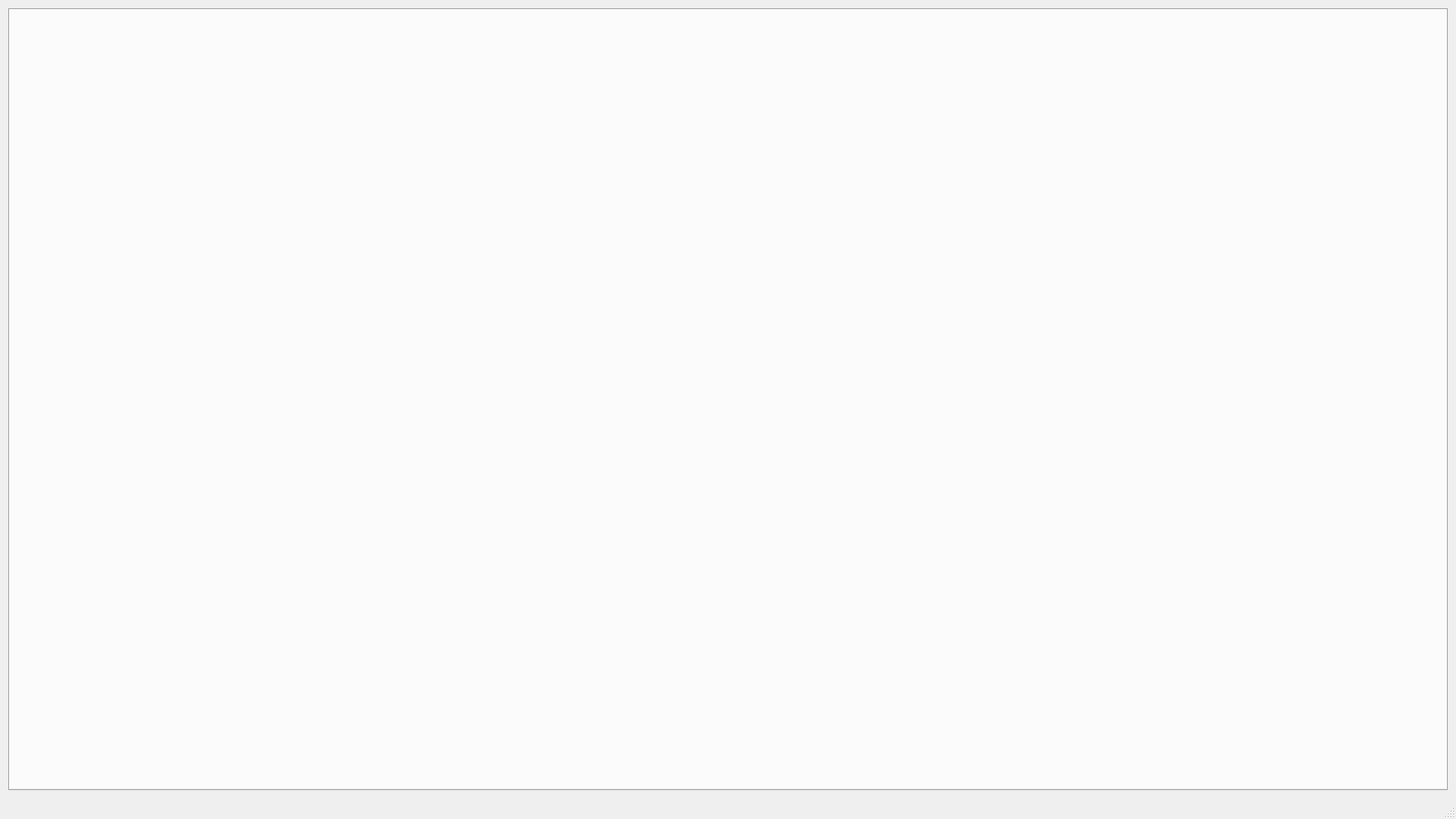
<?xml version="1.0" encoding="UTF-8"?>
<ui version="4.0">
 <class>MainWindow</class>
 <widget class="QMainWindow" name="MainWindow">
  <property name="geometry">
   <rect>
    <x>0</x>
    <y>0</y>
    <width>1600</width>
    <height>900</height>
   </rect>
  </property>
  <property name="windowTitle">
   <string>Ptz_Control_20240918_V1B3</string>
  </property>
  <widget class="QWidget" name="centralwidget">
   <layout class="QVBoxLayout" name="verticalLayout">
    <item>
     <widget class="QTabWidget" name="Two_d_Tab">
      <property name="font">
       <font>
        <family>Arial</family>
        <pointsize>12</pointsize>
       </font>
      </property>
      <property name="currentIndex">
       <number>-1</number>
      </property>
     </widget>
    </item>
   </layout>
  </widget>
  <widget class="QMenuBar" name="menubar">
   <property name="geometry">
    <rect>
     <x>0</x>
     <y>0</y>
     <width>1600</width>
     <height>21</height>
    </rect>
   </property>
  </widget>
  <widget class="QStatusBar" name="statusbar"/>
 </widget>
 <resources/>
 <connections/>
</ui>
